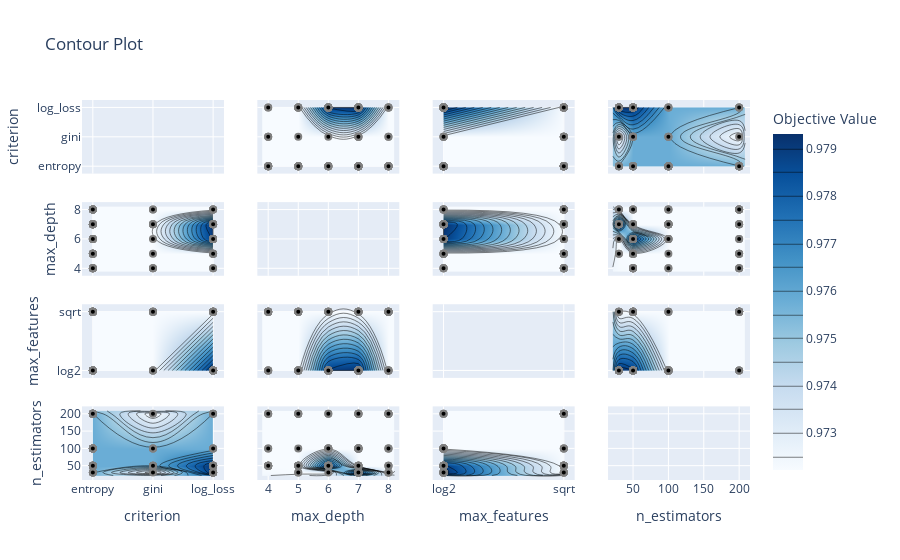

Notebook code for this chart:
### Markdown cell above
### Optuna Visulization

https://optuna.readthedocs.io/en/stable/reference/visualization/index.html

### Code cell
fig = optuna.visualization.plot_contour(study)
fig.show()

### Figure 1 — Plotly figure (JSON) as saved in the notebook; plotly's stock layout.template omitted (floating-point values rounded to 4 significant figures)
{"data": [{"type": "scatter", "xaxis": "x", "yaxis": "y"}, {"autocontour": true, "colorbar": {"title": {"text": "Objective Value"}}, "colorscale": [[0, "rgb(247,251,255)"], [0.125, "rgb(222,235,247)"], [0.25, "rgb(198,219,239)"], [0.375, "rgb(158,202,225)"], [0.5, "rgb(107,174,214)"], [0.625, "rgb(66,146,198)"], [0.75, "rgb(33,113,181)"], [0.875, "rgb(8,81,156)"], [1, "rgb(8,48,107)"]], "connectgaps": true, "contours": {"coloring": "heatmap", "end": 0.979, "size": 0.0005, "start": 0.9725}, "hoverinfo": "none", "line": {"smoothing": 1.3}, "reversescale": false, "showscale": true, "type": "contour", "x": ["entropy", "gini", "log_loss"], "xaxis": "x5", "y": [3.8, 4, 5, 6, 7, 8, 8.2], "yaxis": "y5", "z": [[null, null, null], [0.9722, 0.9722, 0.9722], [0.9722, 0.9722, 0.9722], [0.9722, 0.9722, 0.979], [0.9722, 0.9722, 0.9793], [0.9722, 0.9722, 0.9722], [null, null, null]]}, {"marker": {"color": "black", "line": {"color": "Grey", "width": 2}}, "mode": "markers", "showlegend": false, "type": "scatter", "x": ["entropy", "log_loss", "gini", "entropy", "entropy", "gini", "entropy", "entropy", "entropy", "log_loss", "gini", "log_loss", "log_loss", "log_loss", "log_loss", "entropy", "log_loss", "entropy", "log_loss", "gini", "log_loss", "entropy", "entropy", "entropy", "entropy", "entropy", "entropy", "entropy", "gini", "log_loss", "gini", "entropy", "entropy", "entropy", "entropy", "entropy", "entropy", "gini", "entropy", "log_loss", "entropy", "entropy", "entropy", "entropy", "log_loss", "entropy", "log_loss", "gini", "entropy", "log_loss", "log_loss", "log_loss", "log_loss", "log_loss", "log_loss", "entropy", "log_loss", "entropy", "log_loss", "entropy", "gini", "entropy", "entropy", "entropy", "entropy", "entropy", "entropy", "log_loss", "entropy", "entropy", "gini", "entropy", "entropy", "entropy", "entropy", "entropy", "log_loss", "entropy", "entropy", "log_loss", "entropy", "log_loss", "log_loss", "log_loss", "log_loss", "log_loss", "log_loss", "log_loss", "log_loss", "log_loss", "log_loss", "log_loss", "gini", "entropy", "entropy", "log_loss", "entropy", "log_loss", "entropy", "entropy"], "xaxis": "x5", "y": [4, 7, 7, 7, 5, 8, 8, 7, 5, 7, 4, 4, 6, 6, 5, 4, 6, 5, 8, 7, 6, 7, 7, 8, 6, 7, 6, 8, 7, 5, 4, 5, 4, 5, 4, 5, 8, 6, 7, 4, 7, 8, 8, 8, 7, 5, 6, 4, 7, 6, 6, 5, 6, 7, 6, 8, 5, 6, 7, 4, 8, 7, 7, 7, 7, 6, 5, 8, 6, 7, 5, 4, 5, 6, 4, 7, 5, 5, 4, 8, 7, 7, 7, 7, 7, 7, 7, 7, 8, 6, 7, 6, 7, 7, 8, 7, 6, 5, 4, 7], "yaxis": "y5"}, {"autocontour": true, "colorbar": {"title": {"text": "Objective Value"}}, "colorscale": [[0, "rgb(247,251,255)"], [0.125, "rgb(222,235,247)"], [0.25, "rgb(198,219,239)"], [0.375, "rgb(158,202,225)"], [0.5, "rgb(107,174,214)"], [0.625, "rgb(66,146,198)"], [0.75, "rgb(33,113,181)"], [0.875, "rgb(8,81,156)"], [1, "rgb(8,48,107)"]], "connectgaps": true, "contours": {"coloring": "heatmap", "end": 0.979, "size": 0.0005, "start": 0.9725}, "hoverinfo": "none", "line": {"smoothing": 1.3}, "reversescale": false, "showscale": false, "type": "contour", "x": ["entropy", "gini", "log_loss"], "xaxis": "x9", "y": ["log2", "sqrt"], "yaxis": "y9", "z": [[0.9722, 0.9722, 0.9793], [0.9722, 0.9722, 0.9722]]}, {"marker": {"color": "black", "line": {"color": "Grey", "width": 2}}, "mode": "markers", "showlegend": false, "type": "scatter", "x": ["entropy", "log_loss", "gini", "entropy", "entropy", "gini", "entropy", "entropy", "entropy", "log_loss", "gini", "log_loss", "log_loss", "log_loss", "log_loss", "entropy", "log_loss", "entropy", "log_loss", "gini", "log_loss", "entropy", "entropy", "entropy", "entropy", "entropy", "entropy", "entropy", "gini", "log_loss", "gini", "entropy", "entropy", "entropy", "entropy", "entropy", "entropy", "gini", "entropy", "log_loss", "entropy", "entropy", "entropy", "entropy", "log_loss", "entropy", "log_loss", "gini", "entropy", "log_loss", "log_loss", "log_loss", "log_loss", "log_loss", "log_loss", "entropy", "log_loss", "entropy", "log_loss", "entropy", "gini", "entropy", "entropy", "entropy", "entropy", "entropy", "entropy", "log_loss", "entropy", "entropy", "gini", "entropy", "entropy", "entropy", "entropy", "entropy", "log_loss", "entropy", "entropy", "log_loss", "entropy", "log_loss", "log_loss", "log_loss", "log_loss", "log_loss", "log_loss", "log_loss", "log_loss", "log_loss", "log_loss", "log_loss", "gini", "entropy", "entropy", "log_loss", "entropy", "log_loss", "entropy", "entropy"], "xaxis": "x9", "y": ["sqrt", "sqrt", "sqrt", "log2", "log2", "sqrt", "sqrt", "log2", "sqrt", "log2", "sqrt", "sqrt", "sqrt", "sqrt", "sqrt", "sqrt", "sqrt", "sqrt", "log2", "sqrt", "sqrt", "log2", "log2", "log2", "log2", "log2", "log2", "sqrt", "log2", "sqrt", "sqrt", "log2", "log2", "log2", "log2", "log2", "sqrt", "log2", "sqrt", "log2", "sqrt", "sqrt", "sqrt", "sqrt", "sqrt", "sqrt", "sqrt", "sqrt", "sqrt", "log2", "log2", "log2", "log2", "log2", "log2", "sqrt", "log2", "sqrt", "log2", "sqrt", "log2", "log2", "log2", "log2", "log2", "log2", "sqrt", "log2", "log2", "sqrt", "log2", "sqrt", "sqrt", "sqrt", "sqrt", "sqrt", "sqrt", "log2", "sqrt", "sqrt", "log2", "log2", "log2", "log2", "log2", "log2", "log2", "log2", "log2", "log2", "log2", "log2", "sqrt", "log2", "sqrt", "log2", "log2", "sqrt", "log2", "sqrt"], "yaxis": "y9"}, {"autocontour": true, "colorbar": {"title": {"text": "Objective Value"}}, "colorscale": [[0, "rgb(247,251,255)"], [0.125, "rgb(222,235,247)"], [0.25, "rgb(198,219,239)"], [0.375, "rgb(158,202,225)"], [0.5, "rgb(107,174,214)"], [0.625, "rgb(66,146,198)"], [0.75, "rgb(33,113,181)"], [0.875, "rgb(8,81,156)"], [1, "rgb(8,48,107)"]], "connectgaps": true, "contours": {"coloring": "heatmap", "end": 0.979, "size": 0.001, "start": 0.966}, "hoverinfo": "none", "line": {"smoothing": 1.3}, "reversescale": false, "showscale": false, "type": "contour", "x": ["entropy", "gini", "log_loss"], "xaxis": "x13", "y": [21.5, 30, 50, 100, 200, 208.5], "yaxis": "y13", "z": [[null, null, null], [0.9722, 0.965, 0.9793], [0.9722, 0.9722, 0.979], [0.9722, 0.9722, 0.9722], [0.9722, 0.965, 0.9722], [null, null, null]]}, {"marker": {"color": "black", "line": {"color": "Grey", "width": 2}}, "mode": "markers", "showlegend": false, "type": "scatter", "x": ["entropy", "log_loss", "gini", "entropy", "entropy", "gini", "entropy", "entropy", "entropy", "log_loss", "gini", "log_loss", "log_loss", "log_loss", "log_loss", "entropy", "log_loss", "entropy", "log_loss", "gini", "log_loss", "entropy", "entropy", "entropy", "entropy", "entropy", "entropy", "entropy", "gini", "log_loss", "gini", "entropy", "entropy", "entropy", "entropy", "entropy", "entropy", "gini", "entropy", "log_loss", "entropy", "entropy", "entropy", "entropy", "log_loss", "entropy", "log_loss", "gini", "entropy", "log_loss", "log_loss", "log_loss", "log_loss", "log_loss", "log_loss", "entropy", "log_loss", "entropy", "log_loss", "entropy", "gini", "entropy", "entropy", "entropy", "entropy", "entropy", "entropy", "log_loss", "entropy", "entropy", "gini", "entropy", "entropy", "entropy", "entropy", "entropy", "log_loss", "entropy", "entropy", "log_loss", "entropy", "log_loss", "log_loss", "log_loss", "log_loss", "log_loss", "log_loss", "log_loss", "log_loss", "log_loss", "log_loss", "log_loss", "gini", "entropy", "entropy", "log_loss", "entropy", "log_loss", "entropy", "entropy"], "xaxis": "x13", "y": [50, 50, 200, 100, 50, 30, 200, 100, 200, 30, 50, 50, 50, 50, 50, 50, 50, 30, 100, 50, 50, 100, 100, 100, 100, 100, 200, 30, 50, 200, 100, 50, 50, 50, 50, 30, 200, 50, 50, 100, 30, 200, 200, 200, 200, 50, 50, 50, 200, 50, 50, 50, 50, 50, 100, 50, 50, 100, 30, 50, 100, 100, 100, 100, 100, 50, 200, 50, 100, 30, 50, 200, 200, 200, 200, 200, 50, 100, 50, 200, 50, 30, 30, 30, 30, 30, 30, 30, 30, 30, 30, 50, 100, 200, 50, 30, 100, 50, 200, 50], "yaxis": "y13"}, {"autocontour": true, "colorbar": {"title": {"text": "Objective Value"}}, "colorscale": [[0, "rgb(247,251,255)"], [0.125, "rgb(222,235,247)"], [0.25, "rgb(198,219,239)"], [0.375, "rgb(158,202,225)"], [0.5, "rgb(107,174,214)"], [0.625, "rgb(66,146,198)"], [0.75, "rgb(33,113,181)"], [0.875, "rgb(8,81,156)"], [1, "rgb(8,48,107)"]], "connectgaps": true, "contours": {"coloring": "heatmap", "end": 0.979, "size": 0.0005, "start": 0.9725}, "hoverinfo": "none", "line": {"smoothing": 1.3}, "reversescale": false, "showscale": false, "type": "contour", "x": [3.8, 4, 5, 6, 7, 8, 8.2], "xaxis": "x2", "y": ["entropy", "gini", "log_loss"], "yaxis": "y2", "z": [[null, 0.9722, 0.9722, 0.9722, 0.9722, 0.9722, null], [null, 0.9722, 0.9722, 0.9722, 0.9722, 0.9722, null], [null, 0.9722, 0.9722, 0.979, 0.9793, 0.9722, null]]}, {"marker": {"color": "black", "line": {"color": "Grey", "width": 2}}, "mode": "markers", "showlegend": false, "type": "scatter", "x": [4, 7, 7, 7, 5, 8, 8, 7, 5, 7, 4, 4, 6, 6, 5, 4, 6, 5, 8, 7, 6, 7, 7, 8, 6, 7, 6, 8, 7, 5, 4, 5, 4, 5, 4, 5, 8, 6, 7, 4, 7, 8, 8, 8, 7, 5, 6, 4, 7, 6, 6, 5, 6, 7, 6, 8, 5, 6, 7, 4, 8, 7, 7, 7, 7, 6, 5, 8, 6, 7, 5, 4, 5, 6, 4, 7, 5, 5, 4, 8, 7, 7, 7, 7, 7, 7, 7, 7, 8, 6, 7, 6, 7, 7, 8, 7, 6, 5, 4, 7], "xaxis": "x2", "y": ["entropy", "log_loss", "gini", "entropy", "entropy", "gini", "entropy", "entropy", "entropy", "log_loss", "gini", "log_loss", "log_loss", "log_loss", "log_loss", "entropy", "log_loss", "entropy", "log_loss", "gini", "log_loss", "entropy", "entropy", "entropy", "entropy", "entropy", "entropy", "entropy", "gini", "log_loss", "gini", "entropy", "entropy", "entropy", "entropy", "entropy", "entropy", "gini", "entropy", "log_loss", "entropy", "entropy", "entropy", "entropy", "log_loss", "entropy", "log_loss", "gini", "entropy", "log_loss", "log_loss", "log_loss", "log_loss", "log_loss", "log_loss", "entropy", "log_loss", "entropy", "log_loss", "entropy", "gini", "entropy", "entropy", "entropy", "entropy", "entropy", "entropy", "log_loss", "entropy", "entropy", "gini", "entropy", "entropy", "entropy", "entropy", "entropy", "log_loss", "entropy", "entropy", "log_loss", "entropy", "log_loss", "log_loss", "log_loss", "log_loss", "log_loss", "log_loss", "log_loss", "log_loss", "log_loss", "log_loss", "log_loss", "gini", "entropy", "entropy", "log_loss", "entropy", "log_loss", "entropy", "entropy"], "yaxis": "y2"}, {"type": "scatter", "xaxis": "x6", "yaxis": "y6"}, {"autocontour": true, "colorbar": {"title": {"text": "Objective Value"}}, "colorscale": [[0, "rgb(247,251,255)"], [0.125, "rgb(222,235,247)"], [0.25, "rgb(198,219,239)"], [0.375, "rgb(158,202,225)"], [0.5, "rgb(107,174,214)"], [0.625, "rgb(66,146,198)"], [0.75, "rgb(33,113,181)"], [0.875, "rgb(8,81,156)"], [1, "rgb(8,48,107)"]], "connectgaps": true, "contours": {"coloring": "heatmap", "end": 0.979, "size": 0.0005, "start": 0.9725}, "hoverinfo": "none", "line": {"smoothing": 1.3}, "reversescale": false, "showscale": false, "type": "contour", "x": [3.8, 4, 5, 6, 7, 8, 8.2], "xaxis": "x10", "y": ["log2", "sqrt"], "yaxis": "y10", "z": [[null, 0.9722, 0.9722, 0.979, 0.9793, 0.9722, null], [null, 0.9722, 0.9722, 0.9722, 0.9722, 0.9722, null]]}, {"marker": {"color": "black", "line": {"color": "Grey", "width": 2}}, "mode": "markers", "showlegend": false, "type": "scatter", "x": [4, 7, 7, 7, 5, 8, 8, 7, 5, 7, 4, 4, 6, 6, 5, 4, 6, 5, 8, 7, 6, 7, 7, 8, 6, 7, 6, 8, 7, 5, 4, 5, 4, 5, 4, 5, 8, 6, 7, 4, 7, 8, 8, 8, 7, 5, 6, 4, 7, 6, 6, 5, 6, 7, 6, 8, 5, 6, 7, 4, 8, 7, 7, 7, 7, 6, 5, 8, 6, 7, 5, 4, 5, 6, 4, 7, 5, 5, 4, 8, 7, 7, 7, 7, 7, 7, 7, 7, 8, 6, 7, 6, 7, 7, 8, 7, 6, 5, 4, 7], "xaxis": "x10", "y": ["sqrt", "sqrt", "sqrt", "log2", "log2", "sqrt", "sqrt", "log2", "sqrt", "log2", "sqrt", "sqrt", "sqrt", "sqrt", "sqrt", "sqrt", "sqrt", "sqrt", "log2", "sqrt", "sqrt", "log2", "log2", "log2", "log2", "log2", "log2", "sqrt", "log2", "sqrt", "sqrt", "log2", "log2", "log2", "log2", "log2", "sqrt", "log2", "sqrt", "log2", "sqrt", "sqrt", "sqrt", "sqrt", "sqrt", "sqrt", "sqrt", "sqrt", "sqrt", "log2", "log2", "log2", "log2", "log2", "log2", "sqrt", "log2", "sqrt", "log2", "sqrt", "log2", "log2", "log2", "log2", "log2", "log2", "sqrt", "log2", "log2", "sqrt", "log2", "sqrt", "sqrt", "sqrt", "sqrt", "sqrt", "sqrt", "log2", "sqrt", "sqrt", "log2", "log2", "log2", "log2", "log2", "log2", "log2", "log2", "log2", "log2", "log2", "log2", "sqrt", "log2", "sqrt", "log2", "log2", "sqrt", "log2", "sqrt"], "yaxis": "y10"}, {"autocontour": true, "colorbar": {"title": {"text": "Objective Value"}}, "colorscale": [[0, "rgb(247,251,255)"], [0.125, "rgb(222,235,247)"], [0.25, "rgb(198,219,239)"], [0.375, "rgb(158,202,225)"], [0.5, "rgb(107,174,214)"], [0.625, "rgb(66,146,198)"], [0.75, "rgb(33,113,181)"], [0.875, "rgb(8,81,156)"], [1, "rgb(8,48,107)"]], "connectgaps": true, "contours": {"coloring": "heatmap", "end": 0.979, "size": 0.0005, "start": 0.9725}, "hoverinfo": "none", "line": {"smoothing": 1.3}, "reversescale": false, "showscale": false, "type": "contour", "x": [3.8, 4, 5, 6, 7, 8, 8.2], "xaxis": "x14", "y": [21.5, 30, 50, 100, 200, 208.5], "yaxis": "y14", "z": [[null, null, null, null, null, null, null], [null, null, 0.9722, 0.9722, 0.9793, 0.9722, null], [null, 0.9722, 0.9722, 0.979, 0.9722, 0.9722, null], [null, 0.9722, 0.9722, 0.9722, 0.9722, 0.9722, null], [null, 0.9722, 0.9722, 0.9722, 0.9722, 0.9722, null], [null, null, null, null, null, null, null]]}, {"marker": {"color": "black", "line": {"color": "Grey", "width": 2}}, "mode": "markers", "showlegend": false, "type": "scatter", "x": [4, 7, 7, 7, 5, 8, 8, 7, 5, 7, 4, 4, 6, 6, 5, 4, 6, 5, 8, 7, 6, 7, 7, 8, 6, 7, 6, 8, 7, 5, 4, 5, 4, 5, 4, 5, 8, 6, 7, 4, 7, 8, 8, 8, 7, 5, 6, 4, 7, 6, 6, 5, 6, 7, 6, 8, 5, 6, 7, 4, 8, 7, 7, 7, 7, 6, 5, 8, 6, 7, 5, 4, 5, 6, 4, 7, 5, 5, 4, 8, 7, 7, 7, 7, 7, 7, 7, 7, 8, 6, 7, 6, 7, 7, 8, 7, 6, 5, 4, 7], "xaxis": "x14", "y": [50, 50, 200, 100, 50, 30, 200, 100, 200, 30, 50, 50, 50, 50, 50, 50, 50, 30, 100, 50, 50, 100, 100, 100, 100, 100, 200, 30, 50, 200, 100, 50, 50, 50, 50, 30, 200, 50, 50, 100, 30, 200, 200, 200, 200, 50, 50, 50, 200, 50, 50, 50, 50, 50, 100, 50, 50, 100, 30, 50, 100, 100, 100, 100, 100, 50, 200, 50, 100, 30, 50, 200, 200, 200, 200, 200, 50, 100, 50, 200, 50, 30, 30, 30, 30, 30, 30, 30, 30, 30, 30, 50, 100, 200, 50, 30, 100, 50, 200, 50], "yaxis": "y14"}, {"autocontour": true, "colorbar": {"title": {"text": "Objective Value"}}, "colorscale": [[0, "rgb(247,251,255)"], [0.125, "rgb(222,235,247)"], [0.25, "rgb(198,219,239)"], [0.375, "rgb(158,202,225)"], [0.5, "rgb(107,174,214)"], [0.625, "rgb(66,146,198)"], [0.75, "rgb(33,113,181)"], [0.875, "rgb(8,81,156)"], [1, "rgb(8,48,107)"]], "connectgaps": true, "contours": {"coloring": "heatmap", "end": 0.979, "size": 0.0005, "start": 0.9725}, "hoverinfo": "none", "line": {"smoothing": 1.3}, "reversescale": false, "showscale": false, "type": "contour", "x": ["log2", "sqrt"], "xaxis": "x3", "y": ["entropy", "gini", "log_loss"], "yaxis": "y3", "z": [[0.9722, 0.9722], [0.9722, 0.9722], [0.9793, 0.9722]]}, {"marker": {"color": "black", "line": {"color": "Grey", "width": 2}}, "mode": "markers", "showlegend": false, "type": "scatter", "x": ["sqrt", "sqrt", "sqrt", "log2", "log2", "sqrt", "sqrt", "log2", "sqrt", "log2", "sqrt", "sqrt", "sqrt", "sqrt", "sqrt", "sqrt", "sqrt", "sqrt", "log2", "sqrt", "sqrt", "log2", "log2", "log2", "log2", "log2", "log2", "sqrt", "log2", "sqrt", "sqrt", "log2", "log2", "log2", "log2", "log2", "sqrt", "log2", "sqrt", "log2", "sqrt", "sqrt", "sqrt", "sqrt", "sqrt", "sqrt", "sqrt", "sqrt", "sqrt", "log2", "log2", "log2", "log2", "log2", "log2", "sqrt", "log2", "sqrt", "log2", "sqrt", "log2", "log2", "log2", "log2", "log2", "log2", "sqrt", "log2", "log2", "sqrt", "log2", "sqrt", "sqrt", "sqrt", "sqrt", "sqrt", "sqrt", "log2", "sqrt", "sqrt", "log2", "log2", "log2", "log2", "log2", "log2", "log2", "log2", "log2", "log2", "log2", "log2", "sqrt", "log2", "sqrt", "log2", "log2", "sqrt", "log2", "sqrt"], "xaxis": "x3", "y": ["entropy", "log_loss", "gini", "entropy", "entropy", "gini", "entropy", "entropy", "entropy", "log_loss", "gini", "log_loss", "log_loss", "log_loss", "log_loss", "entropy", "log_loss", "entropy", "log_loss", "gini", "log_loss", "entropy", "entropy", "entropy", "entropy", "entropy", "entropy", "entropy", "gini", "log_loss", "gini", "entropy", "entropy", "entropy", "entropy", "entropy", "entropy", "gini", "entropy", "log_loss", "entropy", "entropy", "entropy", "entropy", "log_loss", "entropy", "log_loss", "gini", "entropy", "log_loss", "log_loss", "log_loss", "log_loss", "log_loss", "log_loss", "entropy", "log_loss", "entropy", "log_loss", "entropy", "gini", "entropy", "entropy", "entropy", "entropy", "entropy", "entropy", "log_loss", "entropy", "entropy", "gini", "entropy", "entropy", "entropy", "entropy", "entropy", "log_loss", "entropy", "entropy", "log_loss", "entropy", "log_loss", "log_loss", "log_loss", "log_loss", "log_loss", "log_loss", "log_loss", "log_loss", "log_loss", "log_loss", "log_loss", "gini", "entropy", "entropy", "log_loss", "entropy", "log_loss", "entropy", "entropy"], "yaxis": "y3"}, {"autocontour": true, "colorbar": {"title": {"text": "Objective Value"}}, "colorscale": [[0, "rgb(247,251,255)"], [0.125, "rgb(222,235,247)"], [0.25, "rgb(198,219,239)"], [0.375, "rgb(158,202,225)"], [0.5, "rgb(107,174,214)"], [0.625, "rgb(66,146,198)"], [0.75, "rgb(33,113,181)"], [0.875, "rgb(8,81,156)"], [1, "rgb(8,48,107)"]], "connectgaps": true, "contours": {"coloring": "heatmap", "end": 0.979, "size": 0.0005, "start": 0.9725}, "hoverinfo": "none", "line": {"smoothing": 1.3}, "reversescale": false, "showscale": false, "type": "contour", "x": ["log2", "sqrt"], "xaxis": "x7", "y": [3.8, 4, 5, 6, 7, 8, 8.2], "yaxis": "y7", "z": [[null, null], [0.9722, 0.9722], [0.9722, 0.9722], [0.979, 0.9722], [0.9793, 0.9722], [0.9722, 0.9722], [null, null]]}, {"marker": {"color": "black", "line": {"color": "Grey", "width": 2}}, "mode": "markers", "showlegend": false, "type": "scatter", "x": ["sqrt", "sqrt", "sqrt", "log2", "log2", "sqrt", "sqrt", "log2", "sqrt", "log2", "sqrt", "sqrt", "sqrt", "sqrt", "sqrt", "sqrt", "sqrt", "sqrt", "log2", "sqrt", "sqrt", "log2", "log2", "log2", "log2", "log2", "log2", "sqrt", "log2", "sqrt", "sqrt", "log2", "log2", "log2", "log2", "log2", "sqrt", "log2", "sqrt", "log2", "sqrt", "sqrt", "sqrt", "sqrt", "sqrt", "sqrt", "sqrt", "sqrt", "sqrt", "log2", "log2", "log2", "log2", "log2", "log2", "sqrt", "log2", "sqrt", "log2", "sqrt", "log2", "log2", "log2", "log2", "log2", "log2", "sqrt", "log2", "log2", "sqrt", "log2", "sqrt", "sqrt", "sqrt", "sqrt", "sqrt", "sqrt", "log2", "sqrt", "sqrt", "log2", "log2", "log2", "log2", "log2", "log2", "log2", "log2", "log2", "log2", "log2", "log2", "sqrt", "log2", "sqrt", "log2", "log2", "sqrt", "log2", "sqrt"], "xaxis": "x7", "y": [4, 7, 7, 7, 5, 8, 8, 7, 5, 7, 4, 4, 6, 6, 5, 4, 6, 5, 8, 7, 6, 7, 7, 8, 6, 7, 6, 8, 7, 5, 4, 5, 4, 5, 4, 5, 8, 6, 7, 4, 7, 8, 8, 8, 7, 5, 6, 4, 7, 6, 6, 5, 6, 7, 6, 8, 5, 6, 7, 4, 8, 7, 7, 7, 7, 6, 5, 8, 6, 7, 5, 4, 5, 6, 4, 7, 5, 5, 4, 8, 7, 7, 7, 7, 7, 7, 7, 7, 8, 6, 7, 6, 7, 7, 8, 7, 6, 5, 4, 7], "yaxis": "y7"}, {"type": "scatter", "xaxis": "x11", "yaxis": "y11"}, {"autocontour": true, "colorbar": {"title": {"text": "Objective Value"}}, "colorscale": [[0, "rgb(247,251,255)"], [0.125, "rgb(222,235,247)"], [0.25, "rgb(198,219,239)"], [0.375, "rgb(158,202,225)"], [0.5, "rgb(107,174,214)"], [0.625, "rgb(66,146,198)"], [0.75, "rgb(33,113,181)"], [0.875, "rgb(8,81,156)"], [1, "rgb(8,48,107)"]], "connectgaps": true, "contours": {"coloring": "heatmap", "end": 0.979, "size": 0.0005, "start": 0.9725}, "hoverinfo": "none", "line": {"smoothing": 1.3}, "reversescale": false, "showscale": false, "type": "contour", "x": ["log2", "sqrt"], "xaxis": "x15", "y": [21.5, 30, 50, 100, 200, 208.5], "yaxis": "y15", "z": [[null, null], [0.9793, 0.9722], [0.979, 0.9722], [0.9722, 0.9722], [0.9722, 0.9722], [null, null]]}, {"marker": {"color": "black", "line": {"color": "Grey", "width": 2}}, "mode": "markers", "showlegend": false, "type": "scatter", "x": ["sqrt", "sqrt", "sqrt", "log2", "log2", "sqrt", "sqrt", "log2", "sqrt", "log2", "sqrt", "sqrt", "sqrt", "sqrt", "sqrt", "sqrt", "sqrt", "sqrt", "log2", "sqrt", "sqrt", "log2", "log2", "log2", "log2", "log2", "log2", "sqrt", "log2", "sqrt", "sqrt", "log2", "log2", "log2", "log2", "log2", "sqrt", "log2", "sqrt", "log2", "sqrt", "sqrt", "sqrt", "sqrt", "sqrt", "sqrt", "sqrt", "sqrt", "sqrt", "log2", "log2", "log2", "log2", "log2", "log2", "sqrt", "log2", "sqrt", "log2", "sqrt", "log2", "log2", "log2", "log2", "log2", "log2", "sqrt", "log2", "log2", "sqrt", "log2", "sqrt", "sqrt", "sqrt", "sqrt", "sqrt", "sqrt", "log2", "sqrt", "sqrt", "log2", "log2", "log2", "log2", "log2", "log2", "log2", "log2", "log2", "log2", "log2", "log2", "sqrt", "log2", "sqrt", "log2", "log2", "sqrt", "log2", "sqrt"], "xaxis": "x15", "y": [50, 50, 200, 100, 50, 30, 200, 100, 200, 30, 50, 50, 50, 50, 50, 50, 50, 30, 100, 50, 50, 100, 100, 100, 100, 100, 200, 30, 50, 200, 100, 50, 50, 50, 50, 30, 200, 50, 50, 100, 30, 200, 200, 200, 200, 50, 50, 50, 200, 50, 50, 50, 50, 50, 100, 50, 50, 100, 30, 50, 100, 100, 100, 100, 100, 50, 200, 50, 100, 30, 50, 200, 200, 200, 200, 200, 50, 100, 50, 200, 50, 30, 30, 30, 30, 30, 30, 30, 30, 30, 30, 50, 100, 200, 50, 30, 100, 50, 200, 50], "yaxis": "y15"}, {"autocontour": true, "colorbar": {"title": {"text": "Objective Value"}}, "colorscale": [[0, "rgb(247,251,255)"], [0.125, "rgb(222,235,247)"], [0.25, "rgb(198,219,239)"], [0.375, "rgb(158,202,225)"], [0.5, "rgb(107,174,214)"], [0.625, "rgb(66,146,198)"], [0.75, "rgb(33,113,181)"], [0.875, "rgb(8,81,156)"], [1, "rgb(8,48,107)"]], "connectgaps": true, "contours": {"coloring": "heatmap", "end": 0.979, "size": 0.001, "start": 0.966}, "hoverinfo": "none", "line": {"smoothing": 1.3}, "reversescale": false, "showscale": false, "type": "contour", "x": [21.5, 30, 50, 100, 200, 208.5], "xaxis": "x4", "y": ["entropy", "gini", "log_loss"], "yaxis": "y4", "z": [[null, 0.9722, 0.9722, 0.9722, 0.9722, null], [null, 0.965, 0.9722, 0.9722, 0.965, null], [null, 0.9793, 0.979, 0.9722, 0.9722, null]]}, {"marker": {"color": "black", "line": {"color": "Grey", "width": 2}}, "mode": "markers", "showlegend": false, "type": "scatter", "x": [50, 50, 200, 100, 50, 30, 200, 100, 200, 30, 50, 50, 50, 50, 50, 50, 50, 30, 100, 50, 50, 100, 100, 100, 100, 100, 200, 30, 50, 200, 100, 50, 50, 50, 50, 30, 200, 50, 50, 100, 30, 200, 200, 200, 200, 50, 50, 50, 200, 50, 50, 50, 50, 50, 100, 50, 50, 100, 30, 50, 100, 100, 100, 100, 100, 50, 200, 50, 100, 30, 50, 200, 200, 200, 200, 200, 50, 100, 50, 200, 50, 30, 30, 30, 30, 30, 30, 30, 30, 30, 30, 50, 100, 200, 50, 30, 100, 50, 200, 50], "xaxis": "x4", "y": ["entropy", "log_loss", "gini", "entropy", "entropy", "gini", "entropy", "entropy", "entropy", "log_loss", "gini", "log_loss", "log_loss", "log_loss", "log_loss", "entropy", "log_loss", "entropy", "log_loss", "gini", "log_loss", "entropy", "entropy", "entropy", "entropy", "entropy", "entropy", "entropy", "gini", "log_loss", "gini", "entropy", "entropy", "entropy", "entropy", "entropy", "entropy", "gini", "entropy", "log_loss", "entropy", "entropy", "entropy", "entropy", "log_loss", "entropy", "log_loss", "gini", "entropy", "log_loss", "log_loss", "log_loss", "log_loss", "log_loss", "log_loss", "entropy", "log_loss", "entropy", "log_loss", "entropy", "gini", "entropy", "entropy", "entropy", "entropy", "entropy", "entropy", "log_loss", "entropy", "entropy", "gini", "entropy", "entropy", "entropy", "entropy", "entropy", "log_loss", "entropy", "entropy", "log_loss", "entropy", "log_loss", "log_loss", "log_loss", "log_loss", "log_loss", "log_loss", "log_loss", "log_loss", "log_loss", "log_loss", "log_loss", "gini", "entropy", "entropy", "log_loss", "entropy", "log_loss", "entropy", "entropy"], "yaxis": "y4"}, {"autocontour": true, "colorbar": {"title": {"text": "Objective Value"}}, "colorscale": [[0, "rgb(247,251,255)"], [0.125, "rgb(222,235,247)"], [0.25, "rgb(198,219,239)"], [0.375, "rgb(158,202,225)"], [0.5, "rgb(107,174,214)"], [0.625, "rgb(66,146,198)"], [0.75, "rgb(33,113,181)"], [0.875, "rgb(8,81,156)"], [1, "rgb(8,48,107)"]], "connectgaps": true, "contours": {"coloring": "heatmap", "end": 0.979, "size": 0.0005, "start": 0.9725}, "hoverinfo": "none", "line": {"smoothing": 1.3}, "reversescale": false, "showscale": false, "type": "contour", "x": [21.5, 30, 50, 100, 200, 208.5], "xaxis": "x8", "y": [3.8, 4, 5, 6, 7, 8, 8.2], "yaxis": "y8", "z": [[null, null, null, null, null, null], [null, null, 0.9722, 0.9722, 0.9722, null], [null, 0.9722, 0.9722, 0.9722, 0.9722, null], [null, 0.9722, 0.979, 0.9722, 0.9722, null], [null, 0.9793, 0.9722, 0.9722, 0.9722, null], [null, 0.9722, 0.9722, 0.9722, 0.9722, null], [null, null, null, null, null, null]]}, {"marker": {"color": "black", "line": {"color": "Grey", "width": 2}}, "mode": "markers", "showlegend": false, "type": "scatter", "x": [50, 50, 200, 100, 50, 30, 200, 100, 200, 30, 50, 50, 50, 50, 50, 50, 50, 30, 100, 50, 50, 100, 100, 100, 100, 100, 200, 30, 50, 200, 100, 50, 50, 50, 50, 30, 200, 50, 50, 100, 30, 200, 200, 200, 200, 50, 50, 50, 200, 50, 50, 50, 50, 50, 100, 50, 50, 100, 30, 50, 100, 100, 100, 100, 100, 50, 200, 50, 100, 30, 50, 200, 200, 200, 200, 200, 50, 100, 50, 200, 50, 30, 30, 30, 30, 30, 30, 30, 30, 30, 30, 50, 100, 200, 50, 30, 100, 50, 200, 50], "xaxis": "x8", "y": [4, 7, 7, 7, 5, 8, 8, 7, 5, 7, 4, 4, 6, 6, 5, 4, 6, 5, 8, 7, 6, 7, 7, 8, 6, 7, 6, 8, 7, 5, 4, 5, 4, 5, 4, 5, 8, 6, 7, 4, 7, 8, 8, 8, 7, 5, 6, 4, 7, 6, 6, 5, 6, 7, 6, 8, 5, 6, 7, 4, 8, 7, 7, 7, 7, 6, 5, 8, 6, 7, 5, 4, 5, 6, 4, 7, 5, 5, 4, 8, 7, 7, 7, 7, 7, 7, 7, 7, 8, 6, 7, 6, 7, 7, 8, 7, 6, 5, 4, 7], "yaxis": "y8"}, {"autocontour": true, "colorbar": {"title": {"text": "Objective Value"}}, "colorscale": [[0, "rgb(247,251,255)"], [0.125, "rgb(222,235,247)"], [0.25, "rgb(198,219,239)"], [0.375, "rgb(158,202,225)"], [0.5, "rgb(107,174,214)"], [0.625, "rgb(66,146,198)"], [0.75, "rgb(33,113,181)"], [0.875, "rgb(8,81,156)"], [1, "rgb(8,48,107)"]], "connectgaps": true, "contours": {"coloring": "heatmap", "end": 0.979, "size": 0.0005, "start": 0.9725}, "hoverinfo": "none", "line": {"smoothing": 1.3}, "reversescale": false, "showscale": false, "type": "contour", "x": [21.5, 30, 50, 100, 200, 208.5], "xaxis": "x12", "y": ["log2", "sqrt"], "yaxis": "y12", "z": [[null, 0.9793, 0.979, 0.9722, 0.9722, null], [null, 0.9722, 0.9722, 0.9722, 0.9722, null]]}, {"marker": {"color": "black", "line": {"color": "Grey", "width": 2}}, "mode": "markers", "showlegend": false, "type": "scatter", "x": [50, 50, 200, 100, 50, 30, 200, 100, 200, 30, 50, 50, 50, 50, 50, 50, 50, 30, 100, 50, 50, 100, 100, 100, 100, 100, 200, 30, 50, 200, 100, 50, 50, 50, 50, 30, 200, 50, 50, 100, 30, 200, 200, 200, 200, 50, 50, 50, 200, 50, 50, 50, 50, 50, 100, 50, 50, 100, 30, 50, 100, 100, 100, 100, 100, 50, 200, 50, 100, 30, 50, 200, 200, 200, 200, 200, 50, 100, 50, 200, 50, 30, 30, 30, 30, 30, 30, 30, 30, 30, 30, 50, 100, 200, 50, 30, 100, 50, 200, 50], "xaxis": "x12", "y": ["sqrt", "sqrt", "sqrt", "log2", "log2", "sqrt", "sqrt", "log2", "sqrt", "log2", "sqrt", "sqrt", "sqrt", "sqrt", "sqrt", "sqrt", "sqrt", "sqrt", "log2", "sqrt", "sqrt", "log2", "log2", "log2", "log2", "log2", "log2", "sqrt", "log2", "sqrt", "sqrt", "log2", "log2", "log2", "log2", "log2", "sqrt", "log2", "sqrt", "log2", "sqrt", "sqrt", "sqrt", "sqrt", "sqrt", "sqrt", "sqrt", "sqrt", "sqrt", "log2", "log2", "log2", "log2", "log2", "log2", "sqrt", "log2", "sqrt", "log2", "sqrt", "log2", "log2", "log2", "log2", "log2", "log2", "sqrt", "log2", "log2", "sqrt", "log2", "sqrt", "sqrt", "sqrt", "sqrt", "sqrt", "sqrt", "log2", "sqrt", "sqrt", "log2", "log2", "log2", "log2", "log2", "log2", "log2", "log2", "log2", "log2", "log2", "log2", "sqrt", "log2", "sqrt", "log2", "log2", "sqrt", "log2", "sqrt"], "yaxis": "y12"}, {"type": "scatter", "xaxis": "x16", "yaxis": "y16"}], "layout": {"autosize": true, "title": {"text": "Contour Plot"}, "xaxis": {"anchor": "y", "autorange": true, "domain": [0, 0.2125], "matches": "x13", "range": [-0.1971, 2.197], "showticklabels": false, "type": "category"}, "xaxis10": {"anchor": "y10", "autorange": true, "domain": [0.2625, 0.475], "matches": "x14", "range": [3.606, 8.394], "showticklabels": false, "type": "linear"}, "xaxis11": {"anchor": "y11", "autorange": true, "domain": [0.525, 0.7375], "matches": "x15", "range": [-0.09855, 1.099], "showticklabels": false, "type": "category"}, "xaxis12": {"anchor": "y12", "autorange": true, "domain": [0.7875, 1], "matches": "x16", "range": [13.25, 216.8], "showticklabels": false, "type": "linear"}, "xaxis13": {"anchor": "y13", "autorange": true, "domain": [0, 0.2125], "range": [-0.1971, 2.197], "title": {"text": "criterion"}, "type": "category"}, "xaxis14": {"anchor": "y14", "autorange": true, "domain": [0.2625, 0.475], "range": [3.606, 8.394], "title": {"text": "max_depth"}, "type": "linear"}, "xaxis15": {"anchor": "y15", "autorange": true, "domain": [0.525, 0.7375], "range": [-0.09855, 1.099], "title": {"text": "max_features"}, "type": "category"}, "xaxis16": {"anchor": "y16", "autorange": true, "domain": [0.7875, 1], "range": [13.25, 216.8], "title": {"text": "n_estimators"}}, "xaxis2": {"anchor": "y2", "autorange": true, "domain": [0.2625, 0.475], "matches": "x14", "range": [3.606, 8.394], "showticklabels": false, "type": "linear"}, "xaxis3": {"anchor": "y3", "autorange": true, "domain": [0.525, 0.7375], "matches": "x15", "range": [-0.09855, 1.099], "showticklabels": false, "type": "category"}, "xaxis4": {"anchor": "y4", "autorange": true, "domain": [0.7875, 1], "matches": "x16", "range": [13.25, 216.8], "showticklabels": false, "type": "linear"}, "xaxis5": {"anchor": "y5", "autorange": true, "domain": [0, 0.2125], "matches": "x13", "range": [-0.1971, 2.197], "showticklabels": false, "type": "category"}, "xaxis6": {"anchor": "y6", "autorange": true, "domain": [0.2625, 0.475], "matches": "x14", "range": [3.606, 8.394], "showticklabels": false}, "xaxis7": {"anchor": "y7", "autorange": true, "domain": [0.525, 0.7375], "matches": "x15", "range": [-0.09855, 1.099], "showticklabels": false, "type": "category"}, "xaxis8": {"anchor": "y8", "autorange": true, "domain": [0.7875, 1], "matches": "x16", "range": [13.25, 216.8], "showticklabels": false, "type": "linear"}, "xaxis9": {"anchor": "y9", "autorange": true, "domain": [0, 0.2125], "matches": "x13", "range": [-0.1971, 2.197], "showticklabels": false, "type": "category"}, "yaxis": {"anchor": "x", "autorange": true, "domain": [0.8063, 1], "range": [-0.46, 2.46], "title": {"text": "criterion"}, "type": "category"}, "yaxis10": {"anchor": "x10", "autorange": true, "domain": [0.2687, 0.4625], "matches": "y9", "range": [-0.23, 1.23], "showticklabels": false, "type": "category"}, "yaxis11": {"anchor": "x11", "autorange": true, "domain": [0.2687, 0.4625], "matches": "y9", "range": [-0.23, 1.23], "showticklabels": false, "type": "category"}, "yaxis12": {"anchor": "x12", "autorange": true, "domain": [0.2687, 0.4625], "matches": "y9", "range": [-0.23, 1.23], "showticklabels": false, "type": "category"}, "yaxis13": {"anchor": "x13", "autorange": true, "domain": [0, 0.1938], "range": [-9.097, 239.1], "title": {"text": "n_estimators"}, "type": "linear"}, "yaxis14": {"anchor": "x14", "autorange": true, "domain": [0, 0.1938], "matches": "y13", "range": [-9.097, 239.1], "showticklabels": false, "type": "linear"}, "yaxis15": {"anchor": "x15", "autorange": true, "domain": [0, 0.1938], "matches": "y13", "range": [-9.097, 239.1], "showticklabels": false, "type": "linear"}, "yaxis16": {"anchor": "x16", "autorange": true, "domain": [0, 0.1938], "matches": "y13", "range": [-9.097, 239.1], "showticklabels": false}, "yaxis2": {"anchor": "x2", "autorange": true, "domain": [0.8063, 1], "matches": "y", "range": [-0.46, 2.46], "showticklabels": false, "type": "category"}, "yaxis3": {"anchor": "x3", "autorange": true, "domain": [0.8063, 1], "matches": "y", "range": [-0.46, 2.46], "showticklabels": false, "type": "category"}, "yaxis4": {"anchor": "x4", "autorange": true, "domain": [0.8063, 1], "matches": "y", "range": [-0.46, 2.46], "showticklabels": false, "type": "category"}, "yaxis5": {"anchor": "x5", "autorange": true, "domain": [0.5375, 0.7312], "range": [3.08, 8.92], "title": {"text": "max_depth"}, "type": "linear"}, "yaxis6": {"anchor": "x6", "autorange": true, "domain": [0.5375, 0.7312], "matches": "y5", "range": [3.08, 8.92], "showticklabels": false}, "yaxis7": {"anchor": "x7", "autorange": true, "domain": [0.5375, 0.7312], "matches": "y5", "range": [3.08, 8.92], "showticklabels": false, "type": "linear"}, "yaxis8": {"anchor": "x8", "autorange": true, "domain": [0.5375, 0.7312], "matches": "y5", "range": [3.08, 8.92], "showticklabels": false, "type": "linear"}, "yaxis9": {"anchor": "x9", "autorange": true, "domain": [0.2687, 0.4625], "range": [-0.23, 1.23], "title": {"text": "max_features"}, "type": "category"}}}
